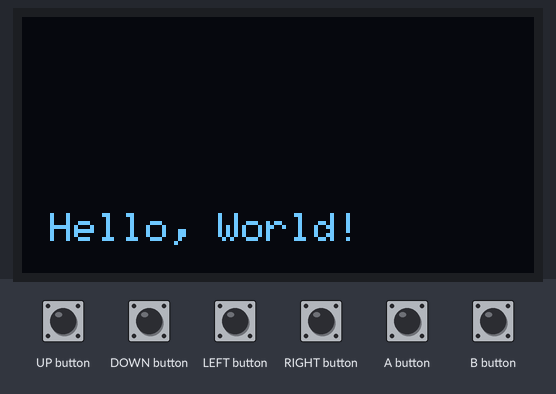
Recording of a sketch running on a simulated Arduboy, built with avr-gcc and run on an emulated ATmega32U4. Shown: 128×64 one-colour display. Inputs (shaded band) come from the test bench. Random numbers use the default seed unless the sketch sets one.

Above: at 1.2 s.
1.3 s: UP button pressed for 0.15 s
At 1.97 s:
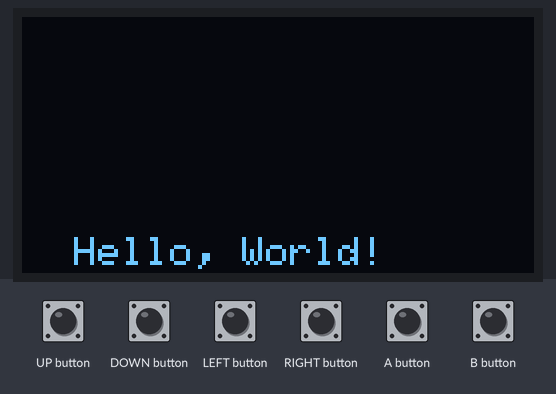
2.0 s: UP button pressed for 1 s
At 3.53 s:
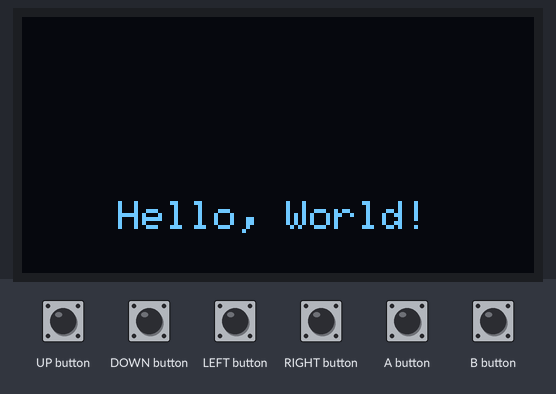
3.6 s: B button pressed for 0.15 s
5.2 s: B button pressed for 1 s
At 5.32 s:
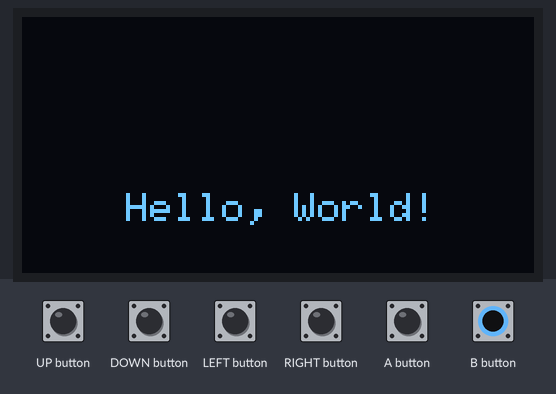
Timing chart, 0 to 7.8 s (numbered marks = the images above; inputs shaded):
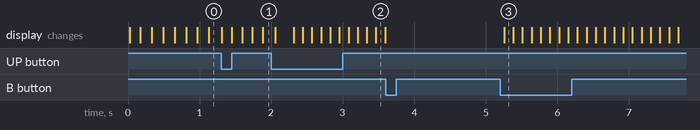

Measured:
- after the input at 3.6 s, every drawn part: stays the same
- after the input at 5.2 s, the display: changes after 0.06 s (image 3)

The sketch:

bouncetext.ino
```cpp
/*
  Moves "Hello, World!" around screen like a DVD screen saver.
*/

#include <Arduboy2.h>

Arduboy2 arduboy;

enum class Direction { UpLeft, UpRight, DownLeft, DownRight, Default };

Direction direction;

uint8_t xMax;
uint8_t xCenter;
uint8_t xCurrent;
uint8_t yMax;
uint8_t yCenter;
uint8_t yCurrent;
uint8_t speed;

bool paused;

constexpr uint8_t characterwidth = 6;
constexpr uint8_t characterHeight = 8;

String title = String("Hello, World!");

void setup() {
    arduboy.initRandomSeed();

    // title length in pixels
    uint8_t len = title.length() * characterwidth;

    // axis maximums
    xMax = WIDTH - len;
    yMax = HEIGHT - characterHeight;

    // axis center
    xCenter = (WIDTH - len) / 2;
    yCenter = (HEIGHT - (characterHeight)) / 2;

    // current cursor initialization
    xCurrent = random(0, 0);
    yCurrent = random(0, yMax);

    // set inital direction
    direction = static_cast<Direction>(
        random(0, static_cast<long>(Direction::Default)));

    // set speed
    speed = 10;

    // set paused state
    paused = false;

    arduboy.begin();
    arduboy.clear();
}

void nextPosition() {
    switch (direction) {
        case Direction::UpLeft:
            if (yCurrent != 0 && xCurrent != 0) {
                --yCurrent;
                --xCurrent;
            } else {
                if (yCurrent == 0) {
                    direction = Direction::DownLeft;
                }

                if (xCurrent == 0) {
                    direction = Direction::UpRight;
                }
            }
            break;
        case Direction::UpRight:
            if (yCurrent != 0 && xCurrent != xMax) {
                --yCurrent;
                ++xCurrent;
            } else {
                if (yCurrent == 0) {
                    direction = Direction::DownRight;
                }

                if (xCurrent == xMax) {
                    direction = Direction::UpLeft;
                }
            }
            break;
        case Direction::DownLeft:
            if (yCurrent != yMax && xCurrent != 0) {
                ++yCurrent;
                --xCurrent;
            } else {
                if (yCurrent == yMax) {
                    direction = Direction::UpLeft;
                }

                if (xCurrent == 0) {
                    direction = Direction::DownRight;
                }
            }
            break;
        case Direction::DownRight:
            if (yCurrent != yMax && xCurrent != xMax) {
                ++yCurrent;
                ++xCurrent;
            } else {
                if (yCurrent == yMax) {
                    direction = Direction::UpRight;
                }

                if (xCurrent == xMax) {
                    direction = Direction::DownLeft;
                }
            }
            break;
        default:
            break;
    }
}

void loop() {
    if (!arduboy.nextFrame()) {
        return;
    }

    arduboy.pollButtons();

    if (arduboy.justPressed(UP_BUTTON)) {
        if (speed > 1) {
            --speed;
        }
    }
    if (arduboy.justPressed(DOWN_BUTTON)) {
        ++speed;
    }
    if (arduboy.justPressed(A_BUTTON)) {
        speed = 10;
    }
    if (arduboy.justPressed(B_BUTTON)) {
        paused = !paused;
    }
    if (arduboy.everyXFrames(speed)) {
        if (!paused) {
            nextPosition();
        }
    }

    arduboy.setCursor(xCurrent, yCurrent);
    arduboy.print(title);
    arduboy.display(CLEAR_BUFFER);
}
```
